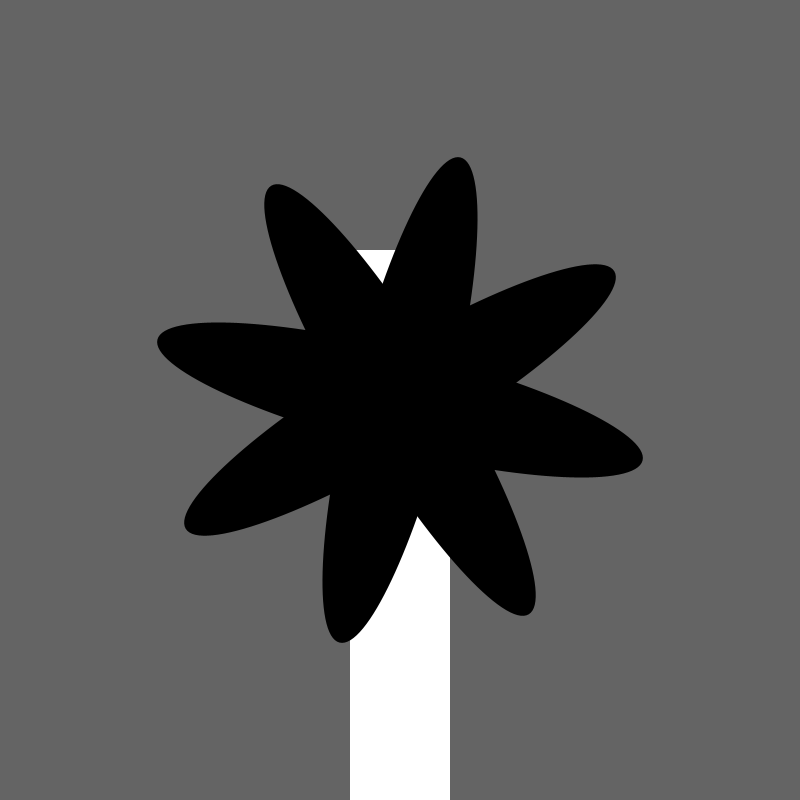
Frame 1 (no input)
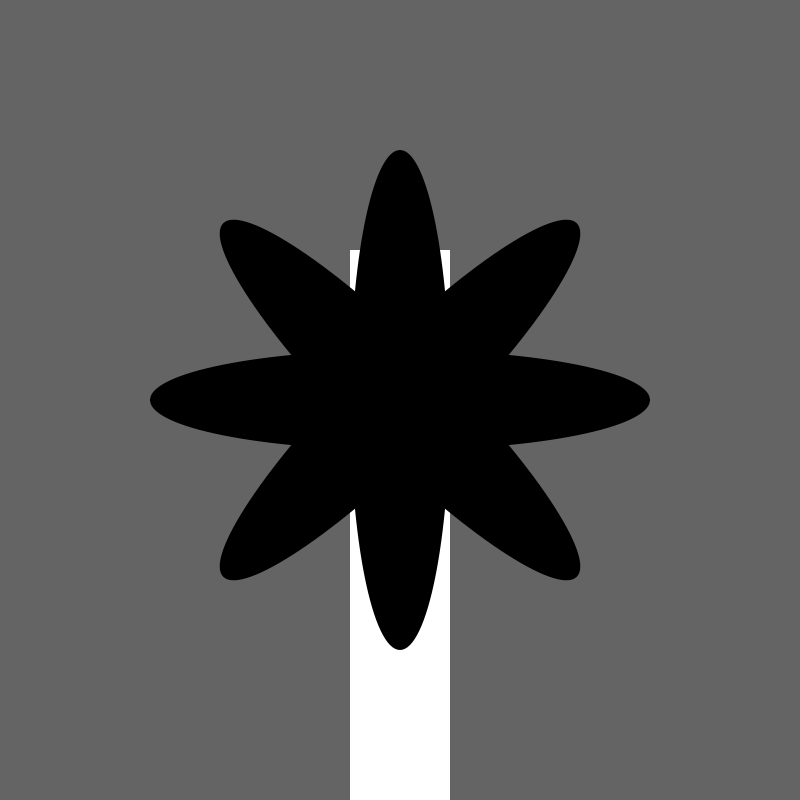
Frame 60 (the mouse pressed at the canvas centre just before this capture)
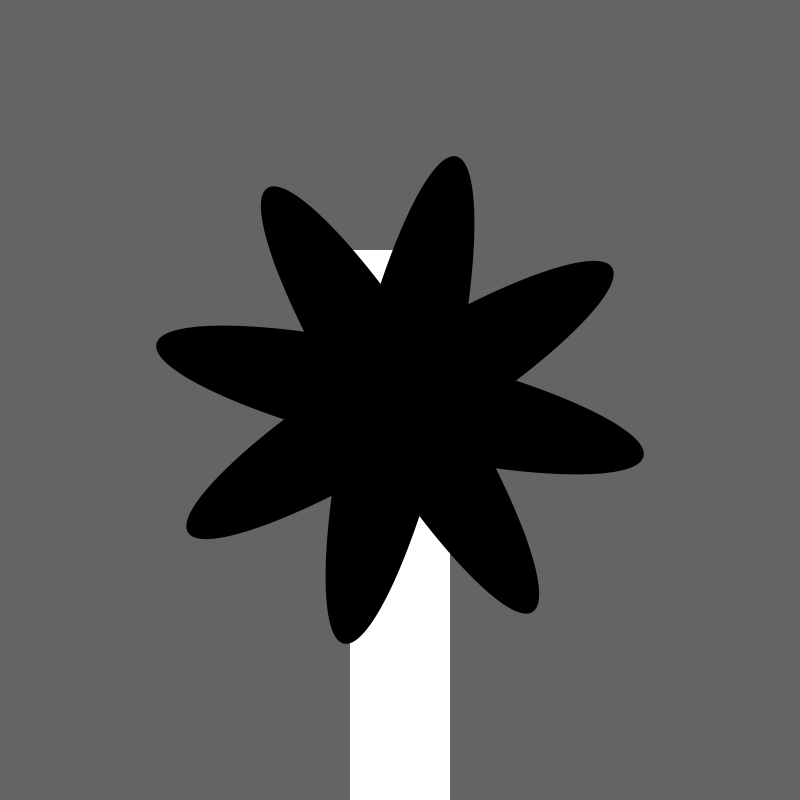
Frame 120 (the mouse held since frame 60 and released just before this capture)

The Processing sketch that drew these frames (run headless with seeded random() and noise(); from frame 60 on, the mouse is pressed at the canvas centre):

// Processing sketch: flor_rotando
// ── flor_rotando.pde
int angle = 0;

void setup() {
  size(800, 800);
}

void draw() {
  
  background(100);
  angle = millis()/10;
  //translate(400, 400);

  noStroke();

  fill(255);
  rect(350, 250, 100, height-1);
  
//  translate(400, 400);
  //rotate(radians(angle));

  fill(0);
  pushMatrix();
  translate(400, 400);
  rotate(radians(angle));
  ellipse(0, 0, 100, 500);
  ellipse(0, 0, 500, 100);
  popMatrix();

  pushMatrix();
  translate(400, 400);
  rotate(radians(angle));
  rotate(radians(45));
  ellipse(0, 0, 100, 500);
  ellipse(0, 0, 500, 100);
  popMatrix();

}
